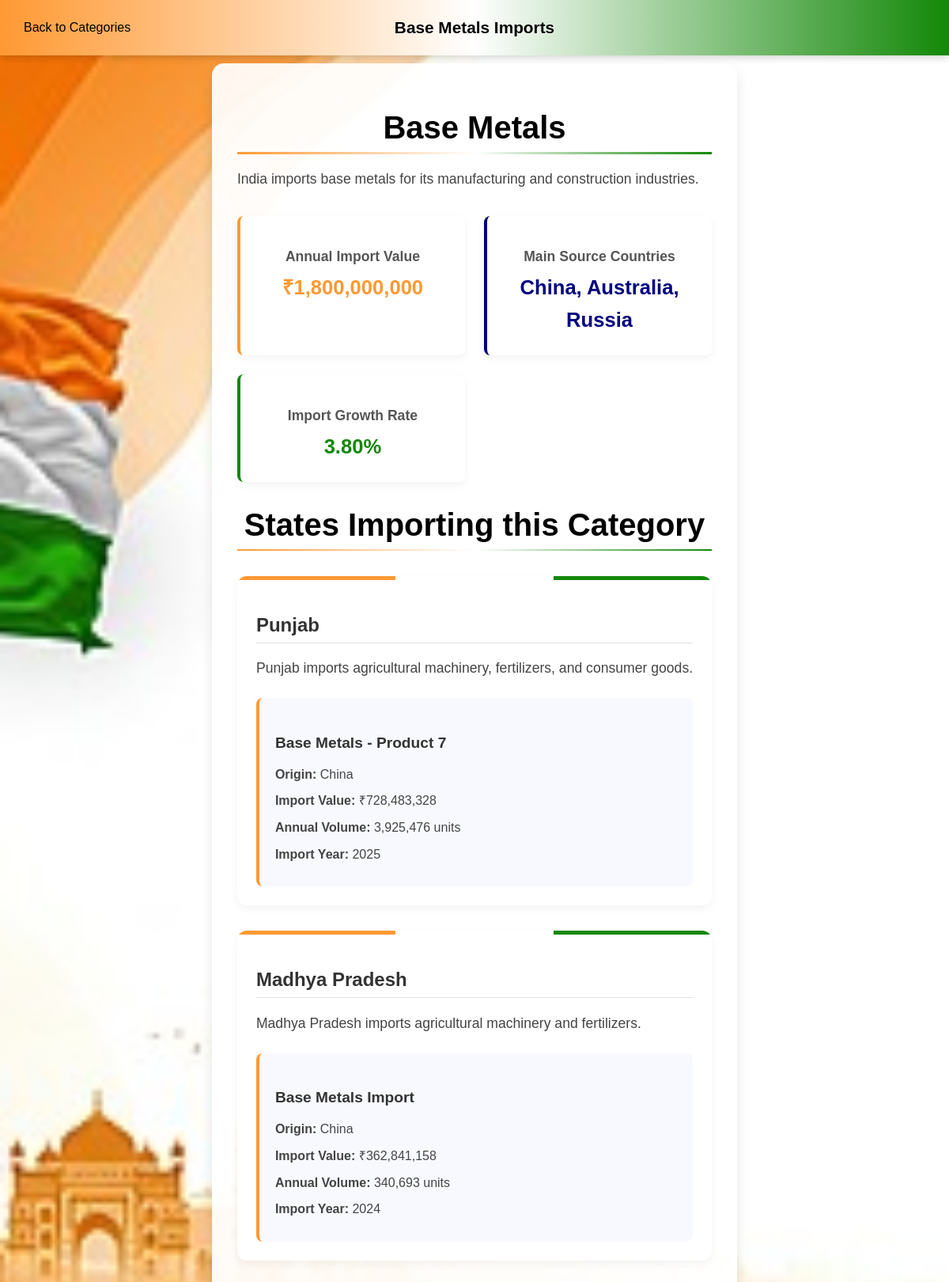
The app's page /pages/categories_detail.php?id=4 with its own data.
### tables this page shows
CREATE TABLE categories (
    category_id INT AUTO_INCREMENT PRIMARY KEY,
    category_name VARCHAR(100) NOT NULL,
    category_description TEXT,
    category_image VARCHAR(255),
    annual_import_value DECIMAL(15,2),
    main_source_countries TEXT,
    import_growth_rate DECIMAL(5,2)
);

CREATE TABLE states (
    state_id INT AUTO_INCREMENT PRIMARY KEY,
    state_name VARCHAR(100) NOT NULL,
    state_description TEXT,
    state_image VARCHAR(255),
    import_volume DECIMAL(15,2),
    top_import_category VARCHAR(100),
    import_growth_rate DECIMAL(5,2)
);

CREATE TABLE product_imports (
    import_id INT AUTO_INCREMENT PRIMARY KEY,
    product_name VARCHAR(255) NOT NULL,
    state_id INT,
    category_id INT,
    import_value DECIMAL(15,2),
    origin_country VARCHAR(100),
    import_year INT,
    import_volume DECIMAL(15,2),
    FOREIGN KEY (state_id) REFERENCES states(state_id),
    FOREIGN KEY (category_id) REFERENCES categories(category_id)
);

### pages/categories_detail.php (the view, shortened to what this page needs)
<?php
include_once '../includes/db_connect.php';
$category_id = isset($_GET['id']) ? intval($_GET['id']) : 0;
$category_query = "SELECT * FROM categories WHERE category_id = ?";
$stmt = $conn->prepare($category_query);
$stmt->bind_param("i", $category_id);
$stmt->execute();
$category_result = $stmt->get_result();
if($category_result && $category_result->num_rows > 0) {
    $category = $category_result->fetch_assoc();
    $category_name = $category['category_name'];
    $category_description = $category['category_description'];
    $annual_import_value = $category['annual_import_value'];
    $main_source_countries = $category['main_source_countries'];
    $import_growth_rate = $category['import_growth_rate'];
} else {
    echo "<p>Error: Category with ID $category_id not found</p>";
    exit;
}
?>
<!DOCTYPE html>
<html lang="en">
<head>
    <link rel="stylesheet" href="../public/css/categories.css">
</head>
<body>
    <div class="navbar">
        <a href="../pages/categories.php" class="back-link">Back to Categories</a>
        <div><?php echo htmlspecialchars($category_name); ?> Imports</div>
    </div>
    <div class="category-details">
        <h1><?php echo htmlspecialchars($category_name); ?></h1>
        <p><?php echo htmlspecialchars($category_description); ?></p>
        <div class="category-stats">
            <div class="stat-item">
                <h3>Annual Import Value</h3>
                <p>₹<?php echo number_format(htmlspecialchars($annual_import_value)); ?></p>
            </div>
            <div class="stat-item">
                <h3>Main Source Countries</h3>
                <p><?php echo htmlspecialchars($main_source_countries); ?></p>
            </div>
            <div class="stat-item">
                <h3>Import Growth Rate</h3>
                <p><?php echo htmlspecialchars($import_growth_rate); ?>%</p>
            </div>
        </div>
        <h2>States Importing this Category</h2>
        <?php
        $states_query = "SELECT DISTINCT s.state_id, s.state_name, s.state_description
                        FROM states s
                        JOIN product_imports pi ON s.state_id = pi.state_id
                        WHERE pi.category_id = ?";
        $states_stmt = $conn->prepare($states_query);
        if (!$states_stmt) {
            echo "<p>Error preparing states query: " . $conn->error . "</p>";
        } else {
            $states_stmt->bind_param("i", $category_id);
            $states_stmt->execute();
            $states_result = $states_stmt->get_result();
            $states = [];
            if($states_result && $states_result->num_rows > 0) {
                while($row = $states_result->fetch_assoc()) {
                    $states[] = $row;
                }
                foreach($states as $state) {
                    echo "<div class='state-section'>";
                    echo "<h3>" . htmlspecialchars($state['state_name']) . "</h3>";
                    echo "<p>" . htmlspecialchars($state['state_description']) . "</p>";
                    $products_query = "SELECT * FROM product_imports
                                    WHERE state_id = ? AND category_id = ?";
                    $products_stmt = $conn->prepare($products_query);
                    if (!$products_stmt) {
                        echo "<p>Error preparing products query: " . $conn->error . "</p>";
                    } else {
                        $products_stmt->bind_param("ii", $state['state_id'], $category_id);
                        $products_stmt->execute();
                        $products_result = $products_stmt->get_result();
                        echo "<div class='import-items'>";
                        if($products_result && $products_result->num_rows > 0) {
                            while($product = $products_result->fetch_assoc()) {
                                echo "<div class='import-item'>";
                                echo "<h4>" . htmlspecialchars($product['product_name']) . "</h4>";
                                echo "<p><strong>Origin:</strong> " . htmlspecialchars($product['origin_country']) . "</p>";
                                echo "<p><strong>Import Value:</strong> ₹" . number_format(htmlspecialchars($product['import_value'])) . "</p>";
                                echo "<p><strong>Annual Volume:</strong> " . number_format(htmlspecialchars($product['import_volume'])) . " units</p>";
                                echo "<p><strong>Import Year:</strong> " . htmlspecialchars($product['import_year']) . "</p>";
                                echo "</div>";
                            }
                        } else {
                            echo "<p>No products found in this category for this state.</p>";
                        }
                        echo "</div>";
                    }
                    echo "</div>";
                }
            } else {
                echo "<p>No states found importing this category.</p>";
            }
        }
        ?>
    </div>
</body>
</html>

### public/css/categories.css (style rules this page uses)
body { padding-top: 20px; margin: 0; padding: 0; font-family: Arial, sans-serif; background: url('../images/categories/bg.jpg') no-repeat center center fixed; background-size: cover; color: #000; overflow-x: hidden; display: flex; flex-wrap: wrap; justify-content: center; align-items: flex-start; }
.navbar { position: fixed; top: 0; left: 0; width: 100%; background: linear-gradient(90deg, #FF9933, #ffffff, #138808); padding: 15px 0; z-index: 1000; display: flex; align-items: center; height: 40px; color: #000; justify-content: center; box-shadow: 0 2px 10px rgba(0,0,0,0.2); }
.navbar div { font-size: 1.3rem; font-weight: 600; text-shadow: 1px 1px 2px rgba(255,255,255,0.5); position: relative; cursor: pointer; transition: transform 0.3s ease; }
.navbar div::after { content: ''; position: absolute; bottom: -5px; left: 0; width: 100%; height: 2px; background-color: blue; transform: scaleX(0); transform-origin: center; transition: transform 0.3s ease; }
.navbar .back-link { position: absolute; left: 0; top: 50%; transform: translateY(-50%); color: #000; text-decoration: none; padding: 10px 30px; font-weight: 500; transition: transform 0.3s ease; }
.navbar .back-link::after { content: ''; position: absolute; bottom: 5px; left: 30px; width: calc(100% - 60px); height: 2px; background-color: blue; transform: scaleX(0); transform-origin: left; transition: transform 0.3s ease; }
.category-details { max-width: 1200px; margin: 80px auto 2rem; padding: 1.5rem; background-color: rgba(255, 255, 255, 0.92); border-radius: 15px; box-shadow: 0 8px 16px rgba(0, 0, 0, 0.1); }
.category-details h1 { font-size: 2.5rem; color: #000; margin-bottom: 1rem; border-bottom: 3px solid; border-image: linear-gradient(to right, #FF9933, #ffffff, #138808) 1; padding-bottom: 0.5rem; text-align: center; }
.category-details p { font-size: 1.1rem; margin-bottom: 1.5rem; color: #444; line-height: 1.6; }
.category-stats { display: grid; grid-template-columns: repeat(auto-fit, minmax(250px, 1fr)); gap: 1.5rem; margin: 2rem 0; }
.stat-item { background-color: white; border-radius: 8px; padding: 1.5rem; box-shadow: 0 4px 12px rgba(0, 0, 0, 0.05); transition: transform 0.3s ease, box-shadow 0.3s ease; text-align: center; }
.stat-item:nth-child(3n+1) { border-left: 4px solid #FF9933; }
.stat-item:nth-child(3n+2) { border-left: 4px solid #000080; }
.stat-item:nth-child(3n+3) { border-left: 4px solid #138808; }
.stat-item h3 { font-size: 1.1rem; color: #555; margin-bottom: 0.5rem; }
.stat-item p { font-size: 1.6rem; font-weight: 600; margin: 0; }
.stat-item:nth-child(3n+1) p { color: #FF9933; }
.stat-item:nth-child(3n+2) p { color: #000080; }
.stat-item:nth-child(3n+3) p { color: #138808; }
.state-section { background-color: white; border-radius: 12px; margin: 2rem 0; padding: 1.5rem; box-shadow: 0 4px 12px rgba(0, 0, 0, 0.05); transition: transform 0.3s ease; overflow: hidden; position: relative; }
.state-section::before { content: ''; position: absolute; top: 0; left: 0; right: 0; height: 5px; background: linear-gradient(to right, #FF9933 33.33%, #ffffff 33.33%, #ffffff 66.66%, #138808 66.66%); }
.state-section h3 { font-size: 1.5rem; color: #333; margin-bottom: 1rem; padding-bottom: 0.5rem; border-bottom: 1px solid #e0e0e0; }
.import-items { display: grid; grid-template-columns: repeat(auto-fill, minmax(300px, 1fr)); gap: 1.5rem; margin-top: 1.5rem; }
.import-item { background-color: #f8f9ff; border-radius: 8px; padding: 1.25rem; transition: transform 0.3s ease, box-shadow 0.3s ease; position: relative; overflow: hidden; }
.import-item:nth-child(3n+1) { border-left: 4px solid #FF9933; }
.import-item h4 { font-size: 1.2rem; color: #333; margin-bottom: 1rem; }
.import-item p { margin: 0.5rem 0; font-size: 1rem; }
h2 { font-size: 1.8rem; color: #000; margin: 2rem 0 1rem; padding-bottom: 0.5rem; border-bottom: 2px solid; border-image: linear-gradient(to right, #FF9933, #ffffff, #138808) 1; text-align: center; }
@media (min-width: 1200px) { .category-details { padding: 2rem; } }
@media (min-width: 1200px) { h2, .category-details h1 { font-size: 2.5rem; } }

### records on screen
categories: category_name "Base Metals", category_description "India imports base metals for its manufacturing and construction industries.", annual_import_value "1,800,000,000", main_source_countries "China, Australia, Russia", import_growth_rate "3.80"
states: state_name "Punjab", state_description "Punjab imports agricultural machinery, fertilizers, and consumer goods."
product_imports: product_name "Base Metals - Product 7", origin_country "China", import_value "728,483,328", import_volume "3,925,476", import_year "2025"
states: state_name "Madhya Pradesh", state_description "Madhya Pradesh imports agricultural machinery and fertilizers."
product_imports: product_name "Base Metals Import", origin_country "China", import_value "362,841,158", import_volume "340,693", import_year "2024"
